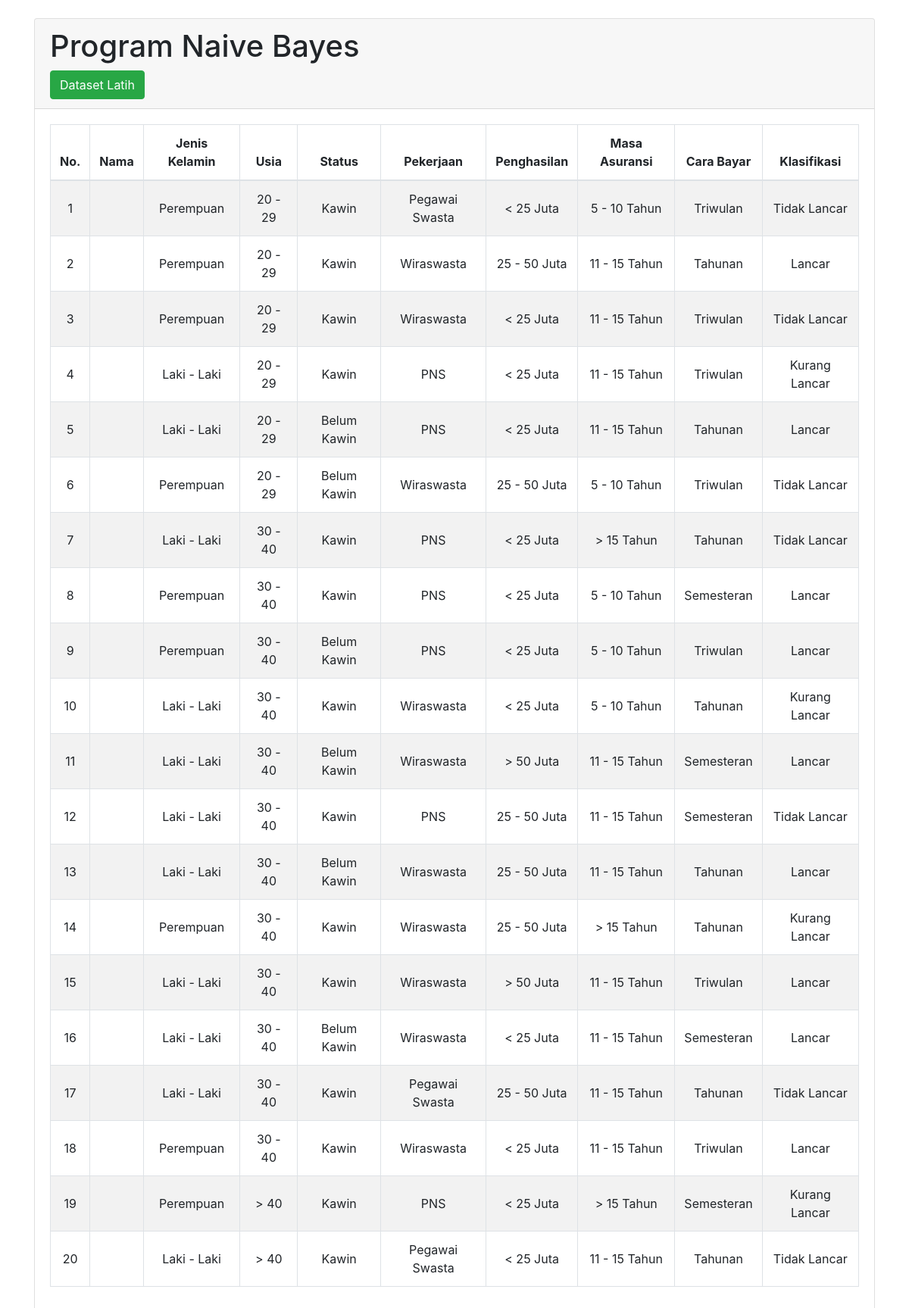
The page / on the database its author committed.
### tables this page shows
CREATE TABLE `dataset_kasus` (
  `id` int(11) NOT NULL,
  `nama` varchar(30) NOT NULL,
  `jenkel` int(1) NOT NULL,
  `usia_id` int(11) NOT NULL,
  `status` int(11) NOT NULL,
  `pekerjaan_id` int(11) NOT NULL,
  `penghasilan_id` int(11) NOT NULL,
  `asuransi_id` int(11) NOT NULL,
  `pembayaran_id` int(11) NOT NULL,
  `klasifikasi_id` int(11) NOT NULL
);

CREATE TABLE `tbl_usia` (
  `id` int(11) NOT NULL,
  `usia` varchar(16) NOT NULL
);

CREATE TABLE `tbl_pekerjaan` (
  `id` int(11) NOT NULL,
  `nama_pekerjaan` varchar(128) NOT NULL
);

CREATE TABLE `tbl_penghasilan` (
  `id` int(11) NOT NULL,
  `jumlah_penghasilan` varchar(32) NOT NULL
);

CREATE TABLE `tbl_asuransi` (
  `id` int(11) NOT NULL,
  `masa` varchar(64) NOT NULL
);

CREATE TABLE `tbl_pembayaran` (
  `id` int(11) NOT NULL,
  `cara` varchar(64) NOT NULL
);

CREATE TABLE `tbl_klasifikasi` (
  `id` int(11) NOT NULL,
  `klasifikasi` varchar(32) NOT NULL
);

### functions.php (called while the page is built)
<?php
$conn = mysqli_connect("localhost", "root", "", "nbnur");
function query($query)
{
	global $conn;
	$result = mysqli_query($conn, $query);
	$rows = [];
	while ($row = mysqli_fetch_assoc($result)) {
		$rows[] = $row;
	}
	return $rows;
}

### index.php (the view, shortened to what this page needs)
<?php
require_once('functions.php');
$dataset_kasus = query("SELECT * FROM dataset_kasus dk JOIN tbl_usia tu ON dk.usia_id=tu.id JOIN tbl_pekerjaan tp ON dk.pekerjaan_id=tp.id JOIN tbl_penghasilan th ON dk.penghasilan_id=th.id JOIN tbl_asuransi ta ON dk.asuransi_id=ta.id JOIN tbl_pembayaran bayar ON dk.pembayaran_id=bayar.id JOIN tbl_klasifikasi tk ON dk.klasifikasi_id=tk.id");
?>
<!DOCTYPE html>
<html>
<head>
	<link rel="stylesheet" href="assets/css/bootstrap.css">
</head>
<body>
	<div class="container">
		<div class="row mt-4 justify-content-center">
			<div class="col">
				<div class="card">
					<div class="card-header">
						<h1>Program Naive Bayes</h1>
						<a href="dataset_latih.php" class="btn btn-success"><i class="fa fa-plus"></i> Dataset Latih</a>
					</div>
					<div class="card-body">
						<table class="table table-bordered table-striped">
							<thead>
								<th>No.</th>
								<th>Nama</th>
								<th>Jenis Kelamin</th>
								<th>Usia</th>
								<th>Status</th>
								<th>Pekerjaan</th>
								<th>Penghasilan</th>
								<th>Masa Asuransi</th>
								<th>Cara Bayar</th>
								<th>Klasifikasi</th>
							</thead>
							<tbody>
								<?php foreach ($dataset_kasus as $num => $row) : ?>
									<tr>
										<td><?= $num + 1; ?></td>
										<td><?= $row["nama"]; ?></td>
										<td>
											<?php if ($row["jenkel"] == 1) : ?>
												Laki - Laki
											<?php else : ?>
												Perempuan
											<?php endif; ?>
										</td>
										<td><?= $row["usia"]; ?></td>
										<td>
											<?php if ($row["status"] == 1) : ?>
												Kawin
											<?php else : ?>
												Belum Kawin
											<?php endif; ?>
										</td>
										<td><?= $row['nama_pekerjaan']; ?></td>
										<td><?= $row['jumlah_penghasilan']; ?></td>
										<td><?= $row['masa']; ?></td>
										<td><?= $row['cara']; ?></td>
										<td><?= $row['klasifikasi']; ?></td>
									</tr>
								<?php endforeach; ?>
							</tbody>
						</table>
					</div>
				</div>
			</div>
		</div>
	</div>
</body>
</html>

### index.php (style rules this page uses)
table { text-align: center; }
.table>tbody>tr>* { vertical-align: middle; }

### rows shown on the page
dataset_kasus: jenkel "Perempuan", usia.usia "20 - 29", status "Kawin", pekerjaan.nama_pekerjaan "Pegawai Swasta", penghasilan.jumlah_penghasilan "< 25 Juta", asuransi.masa "5 - 10 Tahun", pembayaran.cara "Triwulan", klasifikasi.klasifikasi "Tidak Lancar"
dataset_kasus: jenkel "Perempuan", usia.usia "20 - 29", status "Kawin", pekerjaan.nama_pekerjaan "Wiraswasta", penghasilan.jumlah_penghasilan "25 - 50 Juta", asuransi.masa "11 - 15 Tahun", pembayaran.cara "Tahunan", klasifikasi.klasifikasi "Lancar"
dataset_kasus: jenkel "Perempuan", usia.usia "20 - 29", status "Kawin", pekerjaan.nama_pekerjaan "Wiraswasta", penghasilan.jumlah_penghasilan "< 25 Juta", asuransi.masa "11 - 15 Tahun", pembayaran.cara "Triwulan", klasifikasi.klasifikasi "Tidak Lancar"
dataset_kasus: jenkel "Laki - Laki", usia.usia "20 - 29", status "Kawin", pekerjaan.nama_pekerjaan "PNS", penghasilan.jumlah_penghasilan "< 25 Juta", asuransi.masa "11 - 15 Tahun", pembayaran.cara "Triwulan", klasifikasi.klasifikasi "Kurang Lancar"
dataset_kasus: jenkel "Laki - Laki", usia.usia "20 - 29", status "Belum Kawin", pekerjaan.nama_pekerjaan "PNS", penghasilan.jumlah_penghasilan "< 25 Juta", asuransi.masa "11 - 15 Tahun", pembayaran.cara "Tahunan", klasifikasi.klasifikasi "Lancar"
dataset_kasus: jenkel "Perempuan", usia.usia "20 - 29", status "Belum Kawin", pekerjaan.nama_pekerjaan "Wiraswasta", penghasilan.jumlah_penghasilan "25 - 50 Juta", asuransi.masa "5 - 10 Tahun", pembayaran.cara "Triwulan", klasifikasi.klasifikasi "Tidak Lancar"
dataset_kasus: jenkel "Laki - Laki", usia.usia "30 - 40", status "Kawin", pekerjaan.nama_pekerjaan "PNS", penghasilan.jumlah_penghasilan "< 25 Juta", asuransi.masa "> 15 Tahun", pembayaran.cara "Tahunan", klasifikasi.klasifikasi "Tidak Lancar"
dataset_kasus: jenkel "Perempuan", usia.usia "30 - 40", status "Kawin", pekerjaan.nama_pekerjaan "PNS", penghasilan.jumlah_penghasilan "< 25 Juta", asuransi.masa "5 - 10 Tahun", pembayaran.cara "Semesteran", klasifikasi.klasifikasi "Lancar"
dataset_kasus: jenkel "Perempuan", usia.usia "30 - 40", status "Belum Kawin", pekerjaan.nama_pekerjaan "PNS", penghasilan.jumlah_penghasilan "< 25 Juta", asuransi.masa "5 - 10 Tahun", pembayaran.cara "Triwulan", klasifikasi.klasifikasi "Lancar"
dataset_kasus: jenkel "Laki - Laki", usia.usia "30 - 40", status "Kawin", pekerjaan.nama_pekerjaan "Wiraswasta", penghasilan.jumlah_penghasilan "< 25 Juta", asuransi.masa "5 - 10 Tahun", pembayaran.cara "Tahunan", klasifikasi.klasifikasi "Kurang Lancar"
dataset_kasus: jenkel "Laki - Laki", usia.usia "30 - 40", status "Belum Kawin", pekerjaan.nama_pekerjaan "Wiraswasta", penghasilan.jumlah_penghasilan "> 50 Juta", asuransi.masa "11 - 15 Tahun", pembayaran.cara "Semesteran", klasifikasi.klasifikasi "Lancar"
dataset_kasus: jenkel "Laki - Laki", usia.usia "30 - 40", status "Kawin", pekerjaan.nama_pekerjaan "PNS", penghasilan.jumlah_penghasilan "25 - 50 Juta", asuransi.masa "11 - 15 Tahun", pembayaran.cara "Semesteran", klasifikasi.klasifikasi "Tidak Lancar"
dataset_kasus: jenkel "Laki - Laki", usia.usia "30 - 40", status "Belum Kawin", pekerjaan.nama_pekerjaan "Wiraswasta", penghasilan.jumlah_penghasilan "25 - 50 Juta", asuransi.masa "11 - 15 Tahun", pembayaran.cara "Tahunan", klasifikasi.klasifikasi "Lancar"
dataset_kasus: jenkel "Perempuan", usia.usia "30 - 40", status "Kawin", pekerjaan.nama_pekerjaan "Wiraswasta", penghasilan.jumlah_penghasilan "25 - 50 Juta", asuransi.masa "> 15 Tahun", pembayaran.cara "Tahunan", klasifikasi.klasifikasi "Kurang Lancar"
dataset_kasus: jenkel "Laki - Laki", usia.usia "30 - 40", status "Kawin", pekerjaan.nama_pekerjaan "Wiraswasta", penghasilan.jumlah_penghasilan "> 50 Juta", asuransi.masa "11 - 15 Tahun", pembayaran.cara "Triwulan", klasifikasi.klasifikasi "Lancar"
dataset_kasus: jenkel "Laki - Laki", usia.usia "30 - 40", status "Belum Kawin", pekerjaan.nama_pekerjaan "Wiraswasta", penghasilan.jumlah_penghasilan "< 25 Juta", asuransi.masa "11 - 15 Tahun", pembayaran.cara "Semesteran", klasifikasi.klasifikasi "Lancar"
dataset_kasus: jenkel "Laki - Laki", usia.usia "30 - 40", status "Kawin", pekerjaan.nama_pekerjaan "Pegawai Swasta", penghasilan.jumlah_penghasilan "25 - 50 Juta", asuransi.masa "11 - 15 Tahun", pembayaran.cara "Tahunan", klasifikasi.klasifikasi "Tidak Lancar"
dataset_kasus: jenkel "Perempuan", usia.usia "30 - 40", status "Kawin", pekerjaan.nama_pekerjaan "Wiraswasta", penghasilan.jumlah_penghasilan "< 25 Juta", asuransi.masa "11 - 15 Tahun", pembayaran.cara "Triwulan", klasifikasi.klasifikasi "Lancar"
dataset_kasus: jenkel "Perempuan", usia.usia "> 40", status "Kawin", pekerjaan.nama_pekerjaan "PNS", penghasilan.jumlah_penghasilan "< 25 Juta", asuransi.masa "> 15 Tahun", pembayaran.cara "Semesteran", klasifikasi.klasifikasi "Kurang Lancar"
dataset_kasus: jenkel "Laki - Laki", usia.usia "> 40", status "Kawin", pekerjaan.nama_pekerjaan "Pegawai Swasta", penghasilan.jumlah_penghasilan "< 25 Juta", asuransi.masa "11 - 15 Tahun", pembayaran.cara "Tahunan", klasifikasi.klasifikasi "Tidak Lancar"
